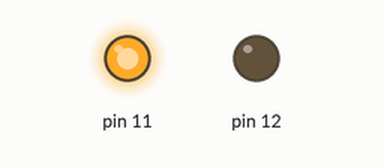
Simulated run of this sketch. Board: Arduino Uno, built with avr-gcc and run on an emulated ATmega328P. Shown: output pins drawn as LEDs (lit = HIGH). What the sketch prints to the serial monitor is not drawn.

Above: at 2.5 s.
At 7.7 s:
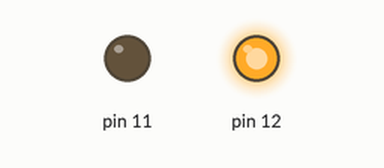
Timing chart, 0 to 13.5 s (numbered marks = the images above):
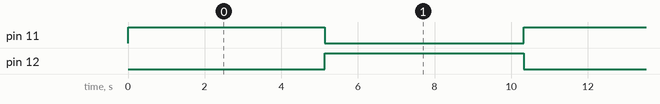

Measured:
- by itself, pin 11, pin 12: alternates HIGH for 5.2 s and LOW for 5.2 s
- by itself, everything shown: repeats every 10.4 s, in 3 steps

The sketch:

shinhodeung.ino
```cpp
void setup() {
  // put your setup code here, to run once:
  Serial.begin(9600);

  pinMode(11, OUTPUT);
  pinMode(12, OUTPUT);

}
void loop() {
  // put your main code here, to run repeatedly:
  digitalWrite(11, HIGH);

  for(int i=0;i<5000;i++){
    Serial.print(0);
  }

  digitalWrite(11, LOW);

  digitalWrite(12, HIGH);

  for(int i=0;i<5000;i++){
    Serial.print(1);
  }

  //delay(4000);
  //attachInterrupt()
  //Serial.print(1);

  digitalWrite(12, LOW);

}
```

light.c
```cpp
void setup() {
  // put your setup code here, to run once:
  Serial.begin(9600);
  pinMode(13, OUTPUT);

}

void loop() {
  // put your main code here, to run repeatedly:

  char flag = 'n';
  flag = Serial.read();
  if(flag=='s'){
    digitalWrite(13, HIGH);
    delay(100);
    Serial.println("flag = 1");
  }
  else if (flag=='n'){
    digitalWrite(13, LOW);
    Serial.println("flag = 0");

  }
 /*
  while(Serial.available() > 0){
    flag = Serial.read();
    if(flag=='s'){
      digitalWrite(13, HIGH);
      delay(100000);
      Serial.println("flag = 1");
    }
    else if (flag=='n'){
      digitalWrite(13, LOW);
      Serial.println("flag = 0");

    }
  }
  */
}
```
